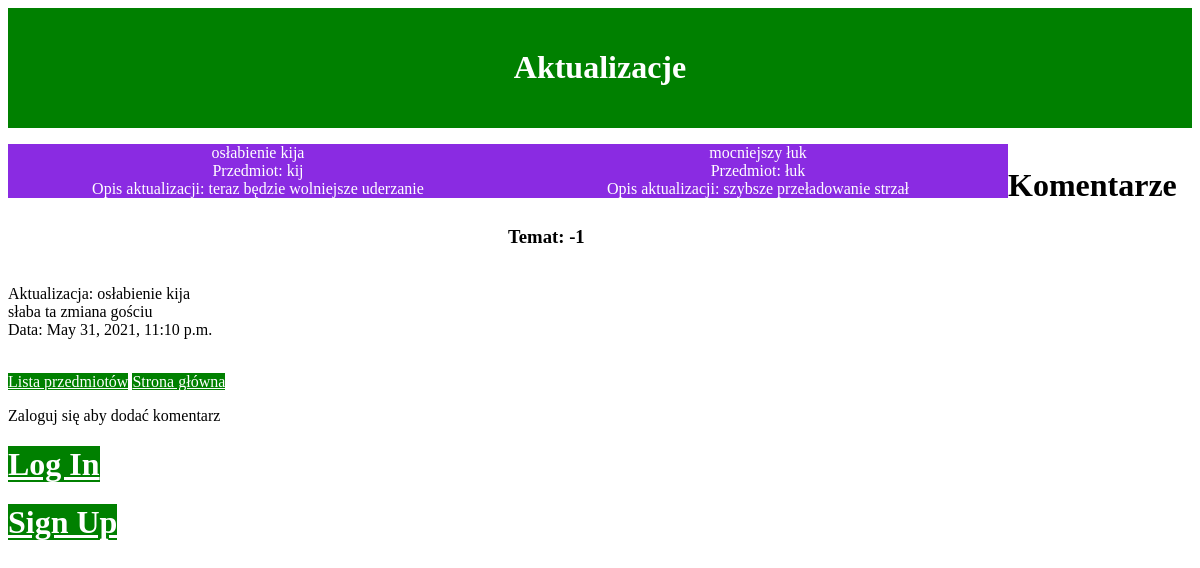
The page /items/updates/ on the database its author committed.
### items/models.py (models this page shows)
class Update(models.Model):
    name = models.CharField(max_length=50)
    version = models.DecimalField(max_digits=3, decimal_places=2)
    date = models.DateTimeField(default=timezone.now)
    item = models.ForeignKey(Item, on_delete=models.CASCADE)
    description = models.TextField()
    def __str__(self):
        return self.name

class Item(models.Model):
    name = models.CharField(max_length=50)
    created_date = models.DateTimeField(default=timezone.now)
    property = models.ForeignKey(Property, on_delete=models.CASCADE)
    category = models.ForeignKey(Category, on_delete=models.CASCADE)
    owner = models.ForeignKey(Champion, on_delete=models.CASCADE, blank=True, null=True)
    shop = models.ForeignKey(Shop, on_delete=models.CASCADE, blank=True, null=True)
    price = models.DecimalField(max_digits=6, decimal_places=0)
    description = models.TextField()
    def __str__(self):
        return self.name

class Comment(models.Model):
    name = models.CharField(max_length=50)
    date = models.DateTimeField(default=timezone.now)
    comment = models.TextField()
    update = models.ForeignKey(Update, on_delete=models.CASCADE, blank=True, null=True)
    def __str__(self):
        return self.name

### items/views.py (the view)
# urls.py: path('updates/', update_, name='updates'),
def update_(request):
    update = Update.objects.all()
    komentarz = Comment.objects.all()
    return render(request, 'update.html', {'updates': update, 'comments': komentarz})

### templates/update.html
{% load static %}
<html>
<head>
    <link rel="stylesheet" href="{% static 'items/style.css' %}">
</head>
<body>
    <header><h1>Aktualizacje</h1></header>
    {% for update in updates %}
        <p id="p1">{{ update }} <br>
        Przedmiot: {{update.item}}<br>
        Opis aktualizacji: {{update.description}}<br>
        </p>
    {% endfor %}<br>
    <h1>Komentarze</h1>
    {% for kom in comments %}
    <p id="p2"><h3>Temat: {{ kom }}</h3><br>
        Aktualizacja: {{kom.update}}<br>
        {{kom.comment}}<br>
        Data: {{kom.date}}<br>
        </p>
    {% endfor %} <br>
    <a href="{% url 'item_list' %}">Lista przedmiotów</a>
    <a href="/">Strona główna</a>
    {% if user.is_authenticated %}
    <a id="a1", href="{% url 'komentarz' %}">Nowy komentarz</a>
    {% else %}
    <p>Zaloguj się aby dodać komentarz</p>
    <h1><a id="a4", href="{% url 'login' %}">Log In</a></h1>
    <h1><a id="a5", href="{% url 'signup' %}">Sign Up</a></h1>
    {% endif %}
</body>
</html>

### items/static/items/style.css (style rules this page uses)
header { width: auto; height: 100px; margin: 0 auto; background-color: green; color: white; font-size: 30 px; text-align: center; padding-top: 20px; }
p#p1 { width: 500px; min-width: 150px; background-color: blueviolet; color: white; text-align: center; float: left; }
p#p2 { width: 500px; min-width: 150px; background-color: blueviolet; color: black; text-align: left; float: left; }
a { background-color: green; color: white; }

### rows shown on the page
Update: name "osłabienie kija", item "kij", description "teraz będzie wolniejsze uderzanie"
Update: name "mocniejszy łuk", item "łuk", description "szybsze przeładowanie strzał"
Comment: name "-1", update "osłabienie kija", comment "słaba ta zmiana gościu", date "May 31, 2021, 11:10 p.m."
